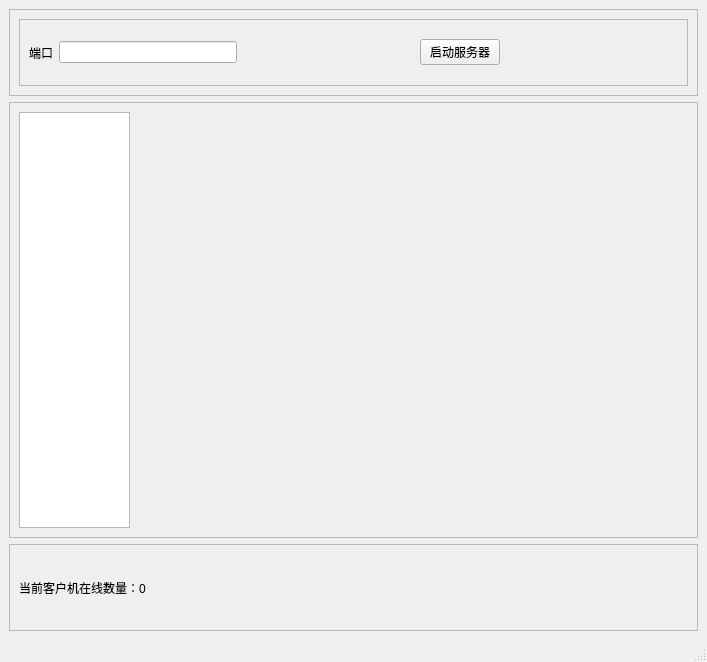
<?xml version="1.0" encoding="UTF-8"?>
<ui version="4.0">
 <class>MainWindow</class>
 <widget class="QMainWindow" name="MainWindow">
  <property name="geometry">
   <rect>
    <x>0</x>
    <y>0</y>
    <width>707</width>
    <height>662</height>
   </rect>
  </property>
  <property name="windowTitle">
   <string>MainWindow</string>
  </property>
  <widget class="QWidget" name="centralwidget">
   <layout class="QVBoxLayout" name="verticalLayout" stretch="1,5,1">
    <item>
     <widget class="QFrame" name="frame">
      <property name="frameShape">
       <enum>QFrame::StyledPanel</enum>
      </property>
      <property name="frameShadow">
       <enum>QFrame::Raised</enum>
      </property>
      <layout class="QHBoxLayout" name="horizontalLayout_2">
       <item>
        <widget class="QFrame" name="frame_5">
         <property name="frameShape">
          <enum>QFrame::StyledPanel</enum>
         </property>
         <property name="frameShadow">
          <enum>QFrame::Raised</enum>
         </property>
         <layout class="QHBoxLayout" name="horizontalLayout_4">
          <item>
           <widget class="QLabel" name="label_3">
            <property name="text">
             <string>端口</string>
            </property>
           </widget>
          </item>
          <item>
           <widget class="QLineEdit" name="portLine_2"/>
          </item>
          <item>
           <spacer name="horizontalSpacer_3">
            <property name="orientation">
             <enum>Qt::Horizontal</enum>
            </property>
            <property name="sizeHint" stdset="0">
             <size>
              <width>142</width>
              <height>20</height>
             </size>
            </property>
           </spacer>
          </item>
          <item>
           <widget class="QPushButton" name="startserverBtn">
            <property name="text">
             <string>启动服务器</string>
            </property>
           </widget>
          </item>
          <item>
           <spacer name="horizontalSpacer_4">
            <property name="orientation">
             <enum>Qt::Horizontal</enum>
            </property>
            <property name="sizeHint" stdset="0">
             <size>
              <width>40</width>
              <height>20</height>
             </size>
            </property>
           </spacer>
          </item>
         </layout>
        </widget>
       </item>
      </layout>
     </widget>
    </item>
    <item>
     <widget class="QFrame" name="frame_3">
      <property name="frameShape">
       <enum>QFrame::StyledPanel</enum>
      </property>
      <property name="frameShadow">
       <enum>QFrame::Raised</enum>
      </property>
      <layout class="QHBoxLayout" name="horizontalLayout" stretch="1,5">
       <item>
        <widget class="QListWidget" name="listWidget"/>
       </item>
       <item>
        <widget class="QStackedWidget" name="stackedWidget">
         <property name="currentIndex">
          <number>1</number>
         </property>
         <widget class="QWidget" name="page"/>
         <widget class="QWidget" name="page_2"/>
        </widget>
       </item>
      </layout>
     </widget>
    </item>
    <item>
     <widget class="QFrame" name="frame_2">
      <property name="frameShape">
       <enum>QFrame::StyledPanel</enum>
      </property>
      <property name="frameShadow">
       <enum>QFrame::Raised</enum>
      </property>
      <layout class="QHBoxLayout" name="horizontalLayout_3">
       <item>
        <widget class="QLabel" name="clientOnlineNumberLable">
         <property name="text">
          <string>当前客户机在线数量：0</string>
         </property>
        </widget>
       </item>
      </layout>
     </widget>
    </item>
   </layout>
  </widget>
  <widget class="QStatusBar" name="statusbar"/>
 </widget>
 <resources/>
 <connections/>
</ui>
